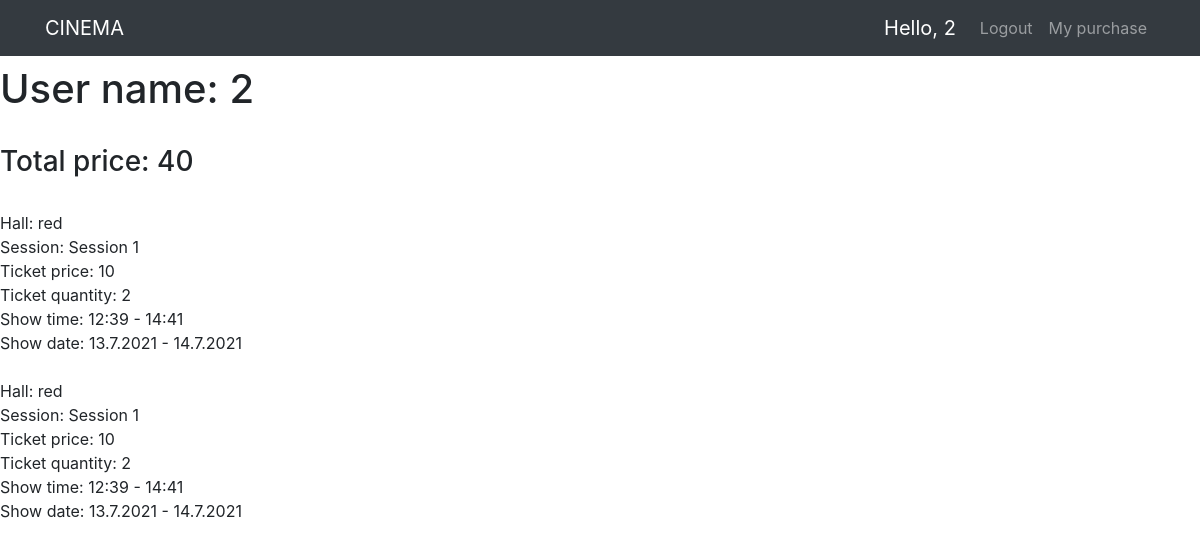
Page /purchases/ (signed in) on the earlier database version.
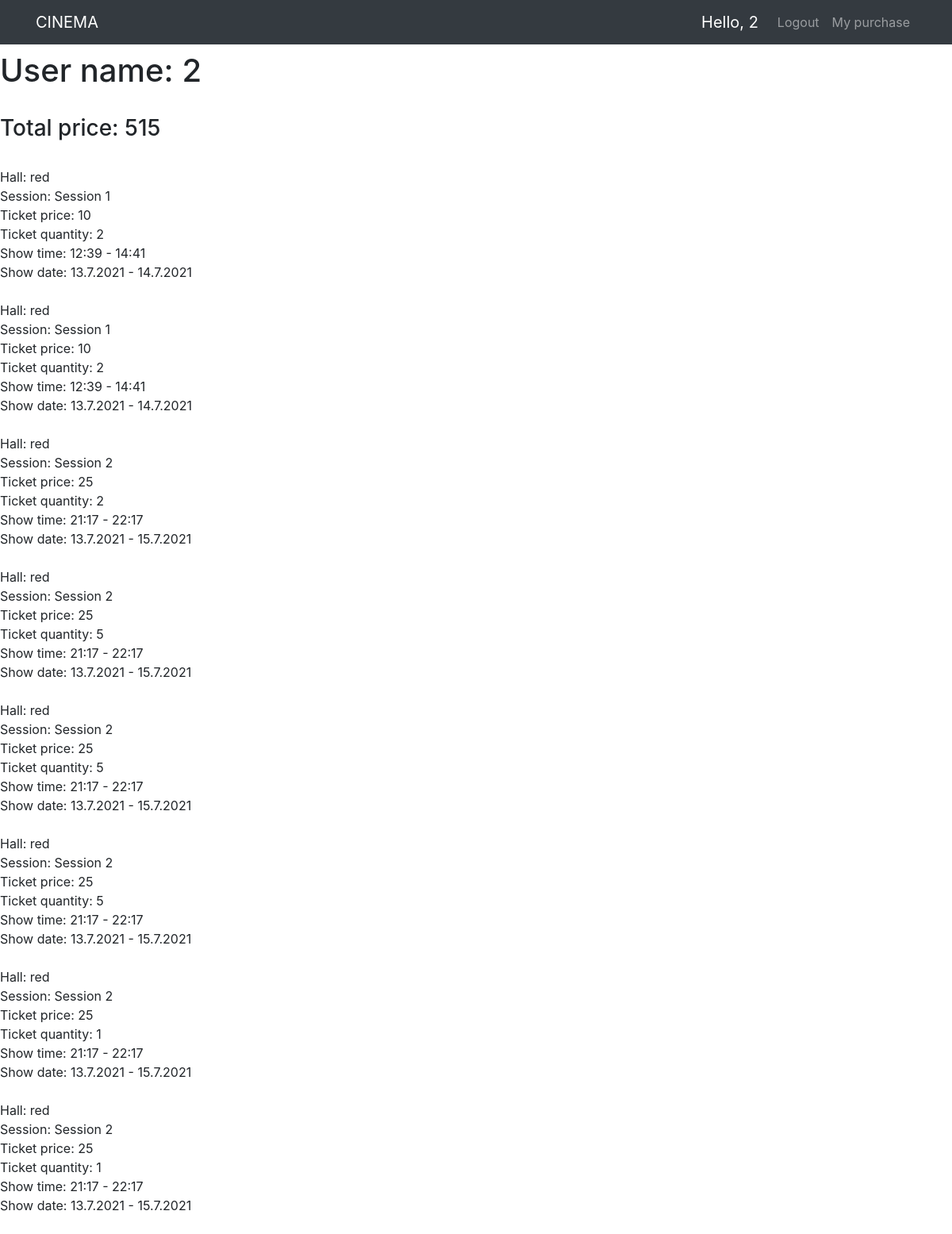
Same page on the later database version.
### user/models.py (models this page shows)
class Customer(AbstractUser):
    balance = models.PositiveIntegerField(
        verbose_name=_('Amount'),
        default=0,
        blank=False
    )

### cinema/models.py (models this page shows, shortened)
class Ticket(models.Model):
    customer = models.ForeignKey(
        Customer,
        on_delete=models.CASCADE,
        related_name='purchased_tickets',
        verbose_name=_('Purchase'), blank=True
    )
    session = models.ForeignKey(
        Session,
        on_delete=models.CASCADE,
        related_name='session_tickets',
        verbose_name=_('Session'),
        blank=True
    )
    quantity = models.PositiveSmallIntegerField(verbose_name=_('Quantity ticket'))
    class Meta:
        verbose_name = _('Ticket')
        verbose_name_plural = _('Tickets')

class Session(models.Model):
    hall = models.ForeignKey(Hall, on_delete=models.CASCADE, related_name='sessions', verbose_name=_('Hall'))
    start_time = models.TimeField(verbose_name=_('Start time'))
    end_time = models.TimeField(verbose_name=_('End time'))
    start_date = models.DateField(verbose_name=_('Start date'))
    end_date = models.DateField(verbose_name=_('End date'))
    price = models.PositiveSmallIntegerField(verbose_name=_('Ticket price'))
    status = models.BooleanField(default=True, verbose_name=_('Status'), blank=True)
    class Meta:
        verbose_name = _('Session')
        verbose_name_plural = _('Sessions')
    @property
    def get_show_date(self):
        return f'{self.start_date.day}.{self.start_date.month}.{self.start_date.year}' \
               f' - ' \
               f'{self.end_date.day}.{self.end_date.month}.{self.end_date.year}'
    def __str__(self):
        return f'Session {self.id}'

class Hall(models.Model):
    name = models.CharField(max_length=50, verbose_name=_('Hall name'))
    slug = models.SlugField(max_length=128, unique=True)
    size = models.PositiveSmallIntegerField(verbose_name=_('Hall size'))
    class Meta:
        verbose_name = _('Hall')
        verbose_name_plural = _('Halls')

### user/views.py (the view)
# urls.py: path('purchases/', UserPurchaseListView.as_view(), name='purchases'),
class UserPurchaseListView(LoginRequiredMixin, ListView):
    login_url = reverse_lazy('user:login')
    template_name = 'cinema/purchases.html'
    model = Ticket
    def get_queryset(self):
        return super().get_queryset().filter(customer=self.request.user)

### templates/cinema/purchases.html (shortened to what this page needs)
{% extends 'base.html' %}
{% load i18n %}
{% load mathfilters %}
{% block content %}
    <h1>{% translate 'User name' %}: {{ user }} </h1><br>
    <h3>{% translate 'Total price' %}: {{ user.balance }} </h3> <br>
    {% for ticket in object_list %}
        <div>
            {% translate 'Hall' %}: {{ ticket.session.hall.name }} <br>
            {% translate 'Session' %}: {{ ticket.session }} <br>
            {% translate 'Ticket price' %}: {{ ticket.session.price }} <br>
            {% translate 'Ticket quantity' %}: {{ ticket.quantity }} <br>
            {% translate 'Show time' %}: {{ ticket.session.start_time|time:"H:i" }}
            - {{ ticket.session.end_time|time:"H:i" }}<br>
            {% translate 'Show date' %}: {{ ticket.session.get_show_date }}
        </div> <br>
    {% endfor %}
{% endblock %}

### templates/base.html (shortened to what this page needs)
<!doctype html>
<html lang="ru" class="h-100">
<head>
    <link rel="stylesheet" href="https://stackpath.bootstrapcdn.com/bootstrap/4.4.1/css/bootstrap.min.css"
>
</head>
<body>
{% include 'navbar.html' %}
{% block content %}
{% endblock %}
</body>
</html>

### templates/navbar.html (shortened to what this page needs)
{% load i18n %}
<header>
    <nav class="navbar navbar-expand-md navbar-dark fixed-top bg-dark">
        <div class="container">
            <a class="navbar-brand" href="/">CINEMA</a>
            <div class="d-block" id="navbarText">
                <ul class="navbar-nav mr-auto">
                    {% if user.is_authenticated %}
                        <a class="navbar-brand"> {% translate "Hello," %} {{ user }} </a>
                        <li class="nav-item"><a href="{% url "user:logout" %}"
                                                class="nav-link">{% translate 'Logout' %}</a></li>
                        <li class="nav-item"><a href="{% url 'user:purchases' %}"
                                                class="nav-link">{% translate 'My purchase' %}</a></li>
                        </ul>
                        </div>
                    {% else %}
                        <li class="nav-item"><a href="{% url 'user:login' %}"
                                                class="nav-link">{% translate 'Login' %}</a></li>
                        <li class="nav-item"><a href="{% url 'user:register' %}"
                                                class="nav-link">{% translate 'Register' %}</a></li>
                    {% endif %}
        </div>
    </nav>
</header>

### templates/navbar.html (style rules this page uses)
body { padding-top: 65px; }

Differences in the rows shown:
changed Customer: balance "40" → "515"
added Ticket: session.hall.name "red", session "Session 2", session.price "25", quantity "2", session.start_time "21:17", session.end_time "22:17", session.get_show_date "13.7.2021 - 15.7.2021"
added Ticket: session.hall.name "red", session "Session 2", session.price "25", quantity "5", session.start_time "21:17", session.end_time "22:17", session.get_show_date "13.7.2021 - 15.7.2021"
added Ticket: session.hall.name "red", session "Session 2", session.price "25", quantity "5", session.start_time "21:17", session.end_time "22:17", session.get_show_date "13.7.2021 - 15.7.2021"
added Ticket: session.hall.name "red", session "Session 2", session.price "25", quantity "5", session.start_time "21:17", session.end_time "22:17", session.get_show_date "13.7.2021 - 15.7.2021"
added Ticket: session.hall.name "red", session "Session 2", session.price "25", quantity "1", session.start_time "21:17", session.end_time "22:17", session.get_show_date "13.7.2021 - 15.7.2021"
added Ticket: session.hall.name "red", session "Session 2", session.price "25", quantity "1", session.start_time "21:17", session.end_time "22:17", session.get_show_date "13.7.2021 - 15.7.2021"
